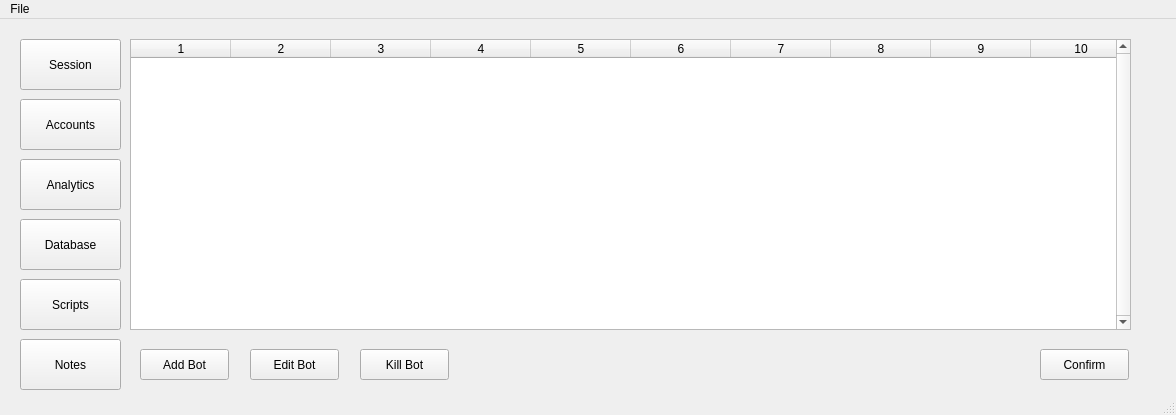
<?xml version="1.0" encoding="UTF-8"?>
<ui version="4.0">
 <class>MainWindow</class>
 <widget class="QMainWindow" name="MainWindow">
  <property name="geometry">
   <rect>
    <x>0</x>
    <y>0</y>
    <width>1176</width>
    <height>415</height>
   </rect>
  </property>
  <property name="windowTitle">
   <string>MainWindow</string>
  </property>
  <property name="statusTip">
   <string/>
  </property>
  <widget class="QWidget" name="centralwidget">
   <widget class="QPushButton" name="Database_Button">
    <property name="geometry">
     <rect>
      <x>20</x>
      <y>200</y>
      <width>101</width>
      <height>51</height>
     </rect>
    </property>
    <property name="text">
     <string>Database</string>
    </property>
   </widget>
   <widget class="QPushButton" name="Session_Button">
    <property name="geometry">
     <rect>
      <x>20</x>
      <y>20</y>
      <width>101</width>
      <height>51</height>
     </rect>
    </property>
    <property name="statusTip">
     <string>Displays information about the current session</string>
    </property>
    <property name="text">
     <string>Session</string>
    </property>
    <property name="autoDefault">
     <bool>false</bool>
    </property>
    <property name="default">
     <bool>false</bool>
    </property>
    <property name="flat">
     <bool>false</bool>
    </property>
   </widget>
   <widget class="QPushButton" name="Analytics_Button">
    <property name="geometry">
     <rect>
      <x>20</x>
      <y>140</y>
      <width>101</width>
      <height>51</height>
     </rect>
    </property>
    <property name="text">
     <string>Analytics</string>
    </property>
   </widget>
   <widget class="QPushButton" name="Notes_Button">
    <property name="geometry">
     <rect>
      <x>20</x>
      <y>320</y>
      <width>101</width>
      <height>51</height>
     </rect>
    </property>
    <property name="text">
     <string>Notes</string>
    </property>
   </widget>
   <widget class="QPushButton" name="Scripts_Button">
    <property name="geometry">
     <rect>
      <x>20</x>
      <y>260</y>
      <width>101</width>
      <height>51</height>
     </rect>
    </property>
    <property name="text">
     <string>Scripts</string>
    </property>
   </widget>
   <widget class="QPushButton" name="Accounts_Button">
    <property name="geometry">
     <rect>
      <x>20</x>
      <y>80</y>
      <width>101</width>
      <height>51</height>
     </rect>
    </property>
    <property name="text">
     <string>Accounts</string>
    </property>
    <property name="default">
     <bool>false</bool>
    </property>
   </widget>
   <widget class="QStackedWidget" name="stackedWidget">
    <property name="geometry">
     <rect>
      <x>130</x>
      <y>20</y>
      <width>1031</width>
      <height>351</height>
     </rect>
    </property>
    <widget class="QWidget" name="Session_Page">
     <widget class="QPushButton" name="Session_Remove">
      <property name="geometry">
       <rect>
        <x>230</x>
        <y>310</y>
        <width>89</width>
        <height>31</height>
       </rect>
      </property>
      <property name="text">
       <string>Kill Bot</string>
      </property>
     </widget>
     <widget class="QPushButton" name="Session_Confirm">
      <property name="geometry">
       <rect>
        <x>910</x>
        <y>310</y>
        <width>89</width>
        <height>31</height>
       </rect>
      </property>
      <property name="text">
       <string>Confirm</string>
      </property>
     </widget>
     <widget class="QPushButton" name="Session_Edit">
      <property name="geometry">
       <rect>
        <x>120</x>
        <y>310</y>
        <width>89</width>
        <height>31</height>
       </rect>
      </property>
      <property name="text">
       <string>Edit Bot</string>
      </property>
     </widget>
     <widget class="QTableWidget" name="Session_Table">
      <property name="geometry">
       <rect>
        <x>0</x>
        <y>0</y>
        <width>1001</width>
        <height>291</height>
       </rect>
      </property>
      <property name="verticalScrollBarPolicy">
       <enum>Qt::ScrollBarAlwaysOn</enum>
      </property>
      <property name="horizontalScrollBarPolicy">
       <enum>Qt::ScrollBarAlwaysOff</enum>
      </property>
      <property name="columnCount">
       <number>10</number>
      </property>
      <column/>
      <column/>
      <column/>
      <column/>
      <column/>
      <column/>
      <column/>
      <column/>
      <column/>
      <column/>
     </widget>
     <widget class="QPushButton" name="Session_Add">
      <property name="geometry">
       <rect>
        <x>10</x>
        <y>310</y>
        <width>89</width>
        <height>31</height>
       </rect>
      </property>
      <property name="text">
       <string>Add Bot</string>
      </property>
     </widget>
    </widget>
    <widget class="QWidget" name="Accounts_Page">
     <widget class="QPushButton" name="Accounts_Add">
      <property name="geometry">
       <rect>
        <x>10</x>
        <y>310</y>
        <width>89</width>
        <height>41</height>
       </rect>
      </property>
      <property name="text">
       <string>Add 
 Account</string>
      </property>
     </widget>
     <widget class="QPushButton" name="Accounts_Edit">
      <property name="geometry">
       <rect>
        <x>120</x>
        <y>310</y>
        <width>89</width>
        <height>41</height>
       </rect>
      </property>
      <property name="text">
       <string>Edit 
 Account</string>
      </property>
     </widget>
     <widget class="QPushButton" name="Accounts_Remove">
      <property name="geometry">
       <rect>
        <x>240</x>
        <y>310</y>
        <width>81</width>
        <height>41</height>
       </rect>
      </property>
      <property name="text">
       <string>Remove 
 Account</string>
      </property>
     </widget>
     <widget class="QPushButton" name="Accounts_Confirm">
      <property name="geometry">
       <rect>
        <x>910</x>
        <y>310</y>
        <width>89</width>
        <height>31</height>
       </rect>
      </property>
      <property name="text">
       <string>Confirm</string>
      </property>
     </widget>
     <widget class="QTableWidget" name="Accounts_Table">
      <property name="geometry">
       <rect>
        <x>0</x>
        <y>0</y>
        <width>1001</width>
        <height>291</height>
       </rect>
      </property>
      <property name="verticalScrollBarPolicy">
       <enum>Qt::ScrollBarAlwaysOn</enum>
      </property>
      <property name="horizontalScrollBarPolicy">
       <enum>Qt::ScrollBarAlwaysOff</enum>
      </property>
      <property name="columnCount">
       <number>10</number>
      </property>
      <column/>
      <column/>
      <column/>
      <column/>
      <column/>
      <column/>
      <column/>
      <column/>
      <column/>
      <column/>
     </widget>
    </widget>
    <widget class="QWidget" name="Analytics_Page"/>
    <widget class="QWidget" name="Database_Page">
     <widget class="QPushButton" name="Database_Connect_Button">
      <property name="geometry">
       <rect>
        <x>390</x>
        <y>200</y>
        <width>89</width>
        <height>25</height>
       </rect>
      </property>
      <property name="text">
       <string>Connect</string>
      </property>
     </widget>
     <widget class="QLabel" name="Database_Connection_Status">
      <property name="geometry">
       <rect>
        <x>360</x>
        <y>120</y>
        <width>171</width>
        <height>17</height>
       </rect>
      </property>
      <property name="text">
       <string>Status: Not Connected</string>
      </property>
     </widget>
    </widget>
    <widget class="QWidget" name="Scripts_Page"/>
    <widget class="QWidget" name="Notes_Page">
     <widget class="QTextBrowser" name="textBrowser">
      <property name="geometry">
       <rect>
        <x>30</x>
        <y>60</y>
        <width>271</width>
        <height>291</height>
       </rect>
      </property>
      <property name="html">
       <string>&lt;!DOCTYPE HTML PUBLIC &quot;-//W3C//DTD HTML 4.0//EN&quot; &quot;http://www.w3.org/TR/REC-html40/strict.dtd&quot;&gt;
&lt;html&gt;&lt;head&gt;&lt;meta name=&quot;qrichtext&quot; content=&quot;1&quot; /&gt;&lt;style type=&quot;text/css&quot;&gt;
p, li { white-space: pre-wrap; }
&lt;/style&gt;&lt;/head&gt;&lt;body style=&quot; font-family:'Ubuntu'; font-size:11pt; font-weight:400; font-style:normal;&quot;&gt;
&lt;p style=&quot;-qt-paragraph-type:empty; margin-top:0px; margin-bottom:0px; margin-left:0px; margin-right:0px; -qt-block-indent:0; text-indent:0px;&quot;&gt;&lt;br /&gt;&lt;/p&gt;
&lt;p style=&quot;-qt-paragraph-type:empty; margin-top:0px; margin-bottom:0px; margin-left:0px; margin-right:0px; -qt-block-indent:0; text-indent:0px;&quot;&gt;&lt;br /&gt;&lt;/p&gt;&lt;/body&gt;&lt;/html&gt;</string>
      </property>
     </widget>
     <widget class="QTextBrowser" name="textBrowser_2">
      <property name="geometry">
       <rect>
        <x>370</x>
        <y>60</y>
        <width>271</width>
        <height>291</height>
       </rect>
      </property>
      <property name="html">
       <string>&lt;!DOCTYPE HTML PUBLIC &quot;-//W3C//DTD HTML 4.0//EN&quot; &quot;http://www.w3.org/TR/REC-html40/strict.dtd&quot;&gt;
&lt;html&gt;&lt;head&gt;&lt;meta name=&quot;qrichtext&quot; content=&quot;1&quot; /&gt;&lt;style type=&quot;text/css&quot;&gt;
p, li { white-space: pre-wrap; }
&lt;/style&gt;&lt;/head&gt;&lt;body style=&quot; font-family:'Ubuntu'; font-size:11pt; font-weight:400; font-style:normal;&quot;&gt;
&lt;p style=&quot;-qt-paragraph-type:empty; margin-top:0px; margin-bottom:0px; margin-left:0px; margin-right:0px; -qt-block-indent:0; text-indent:0px;&quot;&gt;&lt;br /&gt;&lt;/p&gt;
&lt;p style=&quot;-qt-paragraph-type:empty; margin-top:0px; margin-bottom:0px; margin-left:0px; margin-right:0px; -qt-block-indent:0; text-indent:0px;&quot;&gt;&lt;br /&gt;&lt;/p&gt;&lt;/body&gt;&lt;/html&gt;</string>
      </property>
     </widget>
     <widget class="QTextBrowser" name="textBrowser_3">
      <property name="geometry">
       <rect>
        <x>710</x>
        <y>60</y>
        <width>271</width>
        <height>291</height>
       </rect>
      </property>
      <property name="html">
       <string>&lt;!DOCTYPE HTML PUBLIC &quot;-//W3C//DTD HTML 4.0//EN&quot; &quot;http://www.w3.org/TR/REC-html40/strict.dtd&quot;&gt;
&lt;html&gt;&lt;head&gt;&lt;meta name=&quot;qrichtext&quot; content=&quot;1&quot; /&gt;&lt;style type=&quot;text/css&quot;&gt;
p, li { white-space: pre-wrap; }
&lt;/style&gt;&lt;/head&gt;&lt;body style=&quot; font-family:'Ubuntu'; font-size:11pt; font-weight:400; font-style:normal;&quot;&gt;
&lt;p style=&quot;-qt-paragraph-type:empty; margin-top:0px; margin-bottom:0px; margin-left:0px; margin-right:0px; -qt-block-indent:0; text-indent:0px;&quot;&gt;&lt;br /&gt;&lt;/p&gt;
&lt;p style=&quot;-qt-paragraph-type:empty; margin-top:0px; margin-bottom:0px; margin-left:0px; margin-right:0px; -qt-block-indent:0; text-indent:0px;&quot;&gt;&lt;br /&gt;&lt;/p&gt;&lt;/body&gt;&lt;/html&gt;</string>
      </property>
     </widget>
     <widget class="QLabel" name="label">
      <property name="geometry">
       <rect>
        <x>110</x>
        <y>20</y>
        <width>121</width>
        <height>31</height>
       </rect>
      </property>
      <property name="text">
       <string>Planned Features</string>
      </property>
     </widget>
     <widget class="QLabel" name="label_2">
      <property name="geometry">
       <rect>
        <x>420</x>
        <y>20</y>
        <width>161</width>
        <height>31</height>
       </rect>
      </property>
      <property name="text">
       <string>Current Features Notes</string>
      </property>
     </widget>
     <widget class="QLabel" name="label_3">
      <property name="geometry">
       <rect>
        <x>830</x>
        <y>20</y>
        <width>41</width>
        <height>31</height>
       </rect>
      </property>
      <property name="text">
       <string>Bugs</string>
      </property>
     </widget>
    </widget>
   </widget>
  </widget>
  <widget class="QMenuBar" name="menubar">
   <property name="geometry">
    <rect>
     <x>0</x>
     <y>0</y>
     <width>1176</width>
     <height>22</height>
    </rect>
   </property>
   <widget class="QMenu" name="menuFile">
    <property name="title">
     <string>File</string>
    </property>
    <addaction name="actionSettings"/>
   </widget>
   <addaction name="menuFile"/>
  </widget>
  <widget class="QStatusBar" name="statusbar"/>
  <action name="actionSettings">
   <property name="text">
    <string>Settings</string>
   </property>
  </action>
 </widget>
 <resources/>
 <connections/>
</ui>
